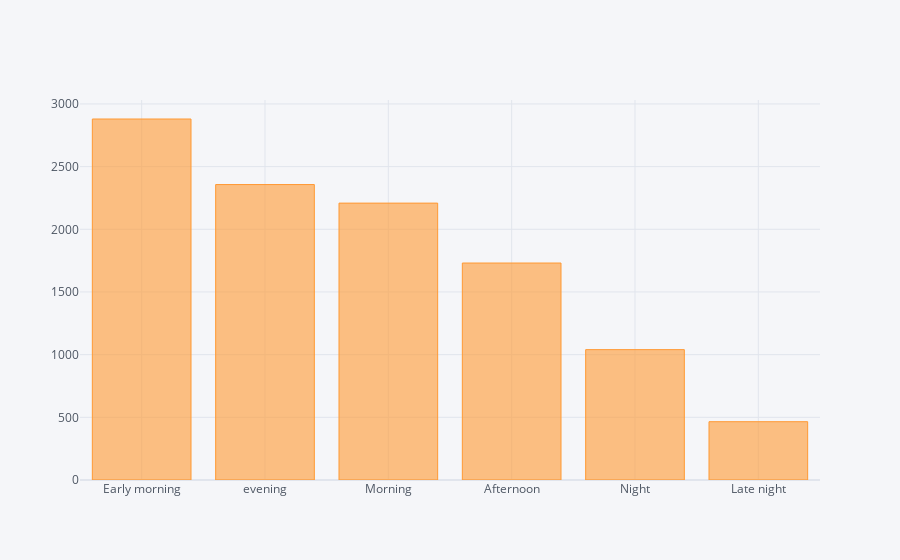

Notebook source saved alongside this figure:
### Code cell
data['Dep_Time_hour'].apply(flight_dep_time).value_counts().iplot(kind="bar")

### Figure 1 — Plotly figure (JSON) as saved in the notebook; plotly's stock layout.template omitted (floating-point values rounded to 4 significant figures)
{"data": [{"marker": {"color": "rgba(255, 153, 51, 0.6)", "line": {"color": "rgba(255, 153, 51, 1.0)", "width": 1}}, "name": "Dep_Time_hour", "orientation": "v", "text": "", "type": "bar", "x": ["Early morning", "evening", "Morning", "Afternoon", "Night", "Late night"], "y": [2880, 2357, 2209, 1731, 1040, 465]}], "layout": {"legend": {"bgcolor": "#F5F6F9", "font": {"color": "#4D5663"}}, "paper_bgcolor": "#F5F6F9", "plot_bgcolor": "#F5F6F9", "title": {"font": {"color": "#4D5663"}}, "xaxis": {"gridcolor": "#E1E5ED", "showgrid": true, "tickfont": {"color": "#4D5663"}, "title": {"font": {"color": "#4D5663"}, "text": ""}, "zerolinecolor": "#E1E5ED"}, "yaxis": {"gridcolor": "#E1E5ED", "showgrid": true, "tickfont": {"color": "#4D5663"}, "title": {"font": {"color": "#4D5663"}, "text": ""}, "zerolinecolor": "#E1E5ED"}}}
